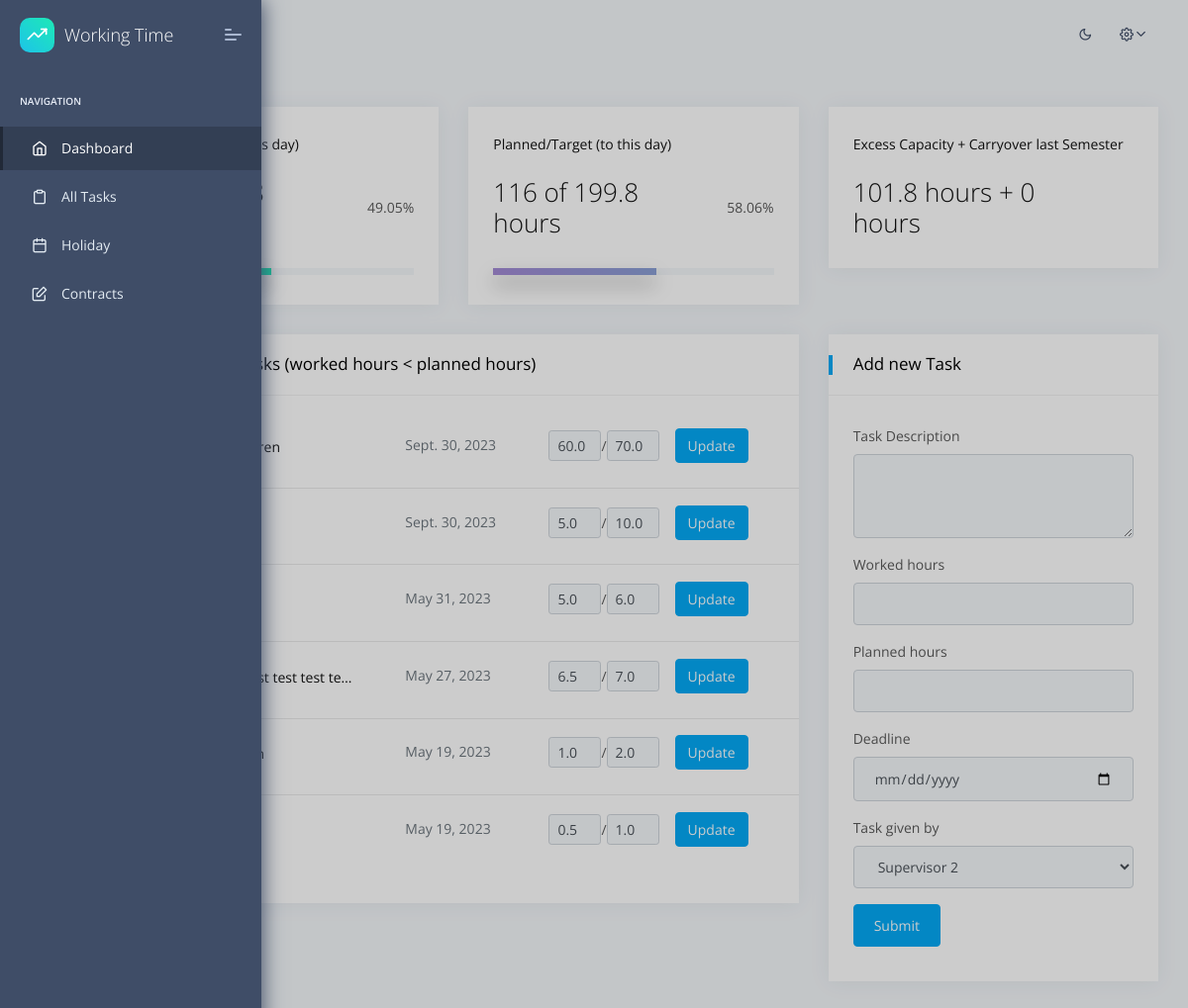
The app's page / (signed in), older data.
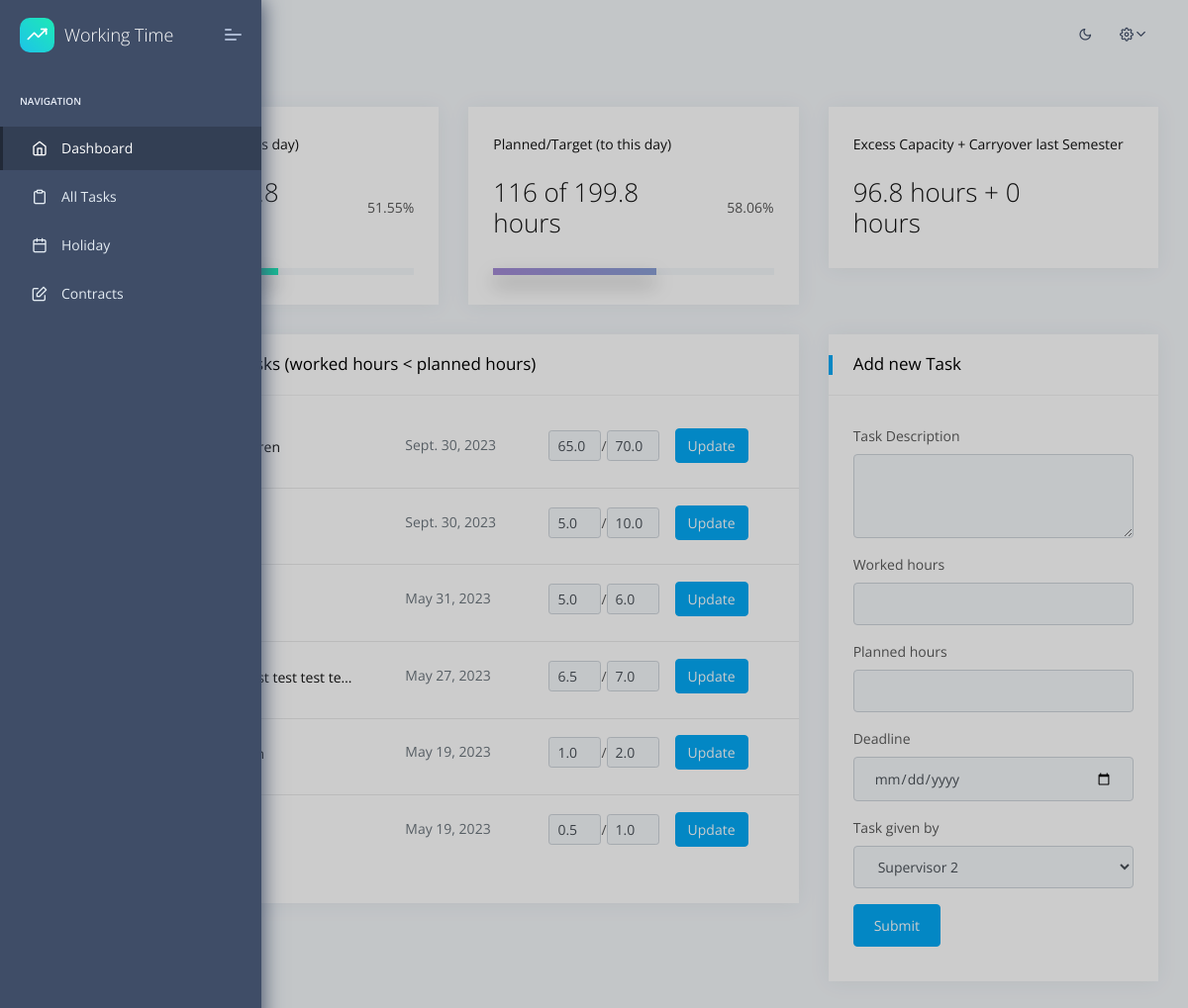
The same page, newer data.
### apps/home/models.py (models this page shows, shortened)
class Task(models.Model):
    id = models.AutoField(primary_key=True)
    assigned_to = models.ForeignKey(User, on_delete=models.CASCADE)
    assigner = models.ForeignKey(User, on_delete=models.CASCADE, related_name='assigner')
    task_text = models.TextField()
    total_hours = models.FloatField()
    worked_hours = models.FloatField()
    deadline = models.DateField()
    added = models.DateTimeField(auto_now_add=True)
    updated = models.DateTimeField(auto_now=True)
    class Meta:
        verbose_name = 'Task'
        verbose_name_plural = 'Tasks'
        ordering = ['id']

### apps/home/views.py (the view, shortened to what this page needs)
# urls.py: path('', views.index, name='home'),
@login_required(login_url="/login/")
def index(request: HttpRequest):
    logged_user = request.user
    if is_supervisor(logged_user) or is_shkofficer(logged_user):
        if request.method == 'POST' and is_supervisor(logged_user):
            if request.POST["formType"] == "newTask":
                t = Task(assigner = logged_user, assigned_to = User.objects.get(id=request.POST["taskGivenTo"]), task_text = request.POST["TaskDescription"], total_hours = request.POST["plannedHours"], worked_hours = 0, deadline = request.POST["deadline"])
                t.save()
        shks_data = []
        if is_supervisor(logged_user):
            shks = Contract.objects.filter(supervisor=logged_user) # TODO: filter out shks that are not active anymore
        else:
            shks = [Contract.objects.filter(user=user, contract_start_date__range=get_employment_time(user), contract_end_date__range=get_employment_time(user)).first() for user in User.objects.filter(groups__name='shk')]
        for shk in shks:
            hours_to_work, worked_hours, planned_hours, excess_hours = calc_working_time(shk.user)
            worked_hours_pct = round(worked_hours / hours_to_work * 100, 2) if worked_hours < hours_to_work else 100
            planned_hours_pct = round(planned_hours / hours_to_work * 100, 2) if planned_hours < hours_to_work else 100
            shks_data.append({
                'contract': shk,
                'worked_hours': worked_hours,
                'worked_hours_pct': worked_hours_pct,
                'planned_hours': planned_hours,
                'planned_hours_pct': planned_hours_pct,
                'difference_hours_pct': round(planned_hours_pct - worked_hours_pct, 2),
                'hours_to_work': hours_to_work,
                'excess_hours': excess_hours,
                'carry_over_hours_from_last_semester': shk.carry_over_hours_from_last_semester,
            })
        tasks = Task.objects.filter(assigned_to__in=[shk.user for shk in shks]).order_by('-deadline')[:10] # no filtering nessesary since we only get shks that are active
        context = {
            'segment': 'index',
            'shks': shks,
            'tasks': tasks,
            'shks_data': shks_data,
        }
        if is_supervisor(logged_user):
            html_template = loader.get_template('home/index_supervisor.html')
        else:
            html_template = loader.get_template('home/index_officer.html')
    else:
        hours_to_work, worked_hours, planned_hours, excess_hours = calc_working_time(logged_user)
        worked_hours_pct = round(worked_hours / hours_to_work * 100, 2) if worked_hours < hours_to_work else 100
        planned_hours_pct = round(planned_hours / hours_to_work * 100, 2) if planned_hours < hours_to_work else 100
        unfinished_tasks = Task.objects.filter(assigned_to=logged_user, worked_hours__lt = F('total_hours')).order_by('-deadline')
        supervisors = User.objects.filter(groups__name='supervisor')
        context = {
            'segment': 'index',
            'hours_to_work': hours_to_work,
            'worked_hours': worked_hours,
            'worked_hours_pct': worked_hours_pct,
            'planned_hours': planned_hours,
            'planned_hours_pct': planned_hours_pct,
            'carry_over_hours_from_last_semester': sum([contract.carry_over_hours_from_last_semester for contract in Contract.objects.filter(user=logged_user, contract_start_date__range=get_employment_time(logged_user), contract_end_date__range=get_employment_time(logged_user))]),
            'excess_hours': excess_hours,
            'tasks': unfinished_tasks,
            'supervisors': supervisors,
            'my_supervisor': Contract.objects.filter(user=logged_user).first().supervisor
        }
        html_template = loader.get_template('home/index.html')
    return HttpResponse(html_template.render(context, request))

### apps/context_processors.py (called while the page is built)
def cfg_assets_root(request):
    return { 'ASSETS_ROOT' : settings.ASSETS_ROOT }

### apps/home/views.py (called while the page is built)
def get_free_days(from_date: dt.date, to_date: dt.date) -> dict:
    all_holidays = hd.country_holidays("DE", subdiv = "SN", years = [y for y in range(from_date.year, to_date.year + 1)])
    free_days = {}
    for date, name in sorted(all_holidays.items()):
        if from_date <= date <= to_date:
            free_days[date] = name
    return free_days

def business_days(from_date: dt.date, to_date: dt.date) -> int:
    if to_date.weekday() >= 5:
        return np.busday_count(from_date, to_date)
    else:
        return np.busday_count(from_date, to_date) + 1

def calc_days_to_work(from_date: dt.date, to_date: dt.date) -> int:
    free_days = len(get_free_days(from_date, min(dt.date.today(), to_date)).keys())
    days_to_work = business_days(from_date, min(dt.date.today(), to_date)) - free_days
    return days_to_work

def is_supervisor(user: User) -> bool:
    return user.groups.filter(name='supervisor').exists()

def is_shkofficer(user: User) -> bool:
    return user.groups.filter(name='shkofficer').exists()

### apps/templates/home/index.html (shortened to what the changed rows need)
{% extends "layouts/base.html" %}
{% block content %}
    <div class="pcoded-main-container">
        <div class="pcoded-wrapper">
            <div class="pcoded-content">
                <div class="pcoded-inner-content">
                    <div class="main-body">
                        <div class="page-wrapper">
                            <div class="row">
                                <div class="col-md-6 col-xl-4">
                                    <div class="card daily-sales">
                                        <div class="card-block">
                                            <div class="row d-flex align-items-center">
                                                <div class="col-3 text-right">
                                                    <p class="m-b-0">{{ worked_hours_pct }}%</p>
                                                </div>
                                            </div>
                                        </div>
                                    </div>
                                </div>
                                <div class="col-md-12 col-xl-4">
                                    <div class="card yearly-sales">
                                        <div class="card-block">
                                            <div class="row d-flex align-items-center">
                                                <div class="col-9">
                                                    <h3 class="f-w-300 d-flex align-items-center  m-b-0">{{ excess_hours|floatformat }} hours + {{ carry_over_hours_from_last_semester|floatformat }} hours</h3>
                                                </div>
                                            </div>
                                        </div>
                                    </div>
                                </div>
                                <div class="col-xl-8 col-md-6">
                                    <div class="card Recent-Users">
                                        <div class="card-block px-0 py-3">
                                            <div class="table-responsive">
                                                <table class="table table-hover">
                                                    <tbody>
                                                    {% for task in tasks %}
                                                        <tr class="unread">
                                                            <td>
                                                                <h6 class="mb-1">{{ task.task_text|truncatechars_html:40}}</h6>
                                                            </td>
                                                            <td>
                                                                <h6 class="text-muted">{{ task.deadline }}</h6>
                                                            </td>
                                                            <td>
                                                                <form class="form-inline" action = "#" method = "POST">
                                                                    <div class="form-group input-group-sm mx-sm-3 mb-2">
                                                                        <input type="text" class="form-control" id="actualHours" value="{{ task.worked_hours }}" size="3" name = "actualHours">
                                                                        /
                                                                        <input type="text" class="form-control" id="plannedHours" value="{{ task.total_hours }}" size="3" name = "plannedHours">
                                                                    </div>
                                                                    <button type="submit" class="btn btn-primary mb-2 paddingZero">Update</button>
                                                                </form>
                                                            </td>
                                                        </tr>
                                                    {% endfor %}
                                                    </tbody>
                                                </table>
                                            </div>
                                        </div>
                                    </div>
                                </div>
                            </div>
                        </div>
                    </div>
                </div>
            </div>
        </div>
    </div>
{% endblock content %}

Row changes from the older to the newer data that the page shows:
changed Task (number 1 of 6 on the later page): actualHours "60.0" → "65.0"
Text that changed along with them:
{{ worked_hours_pct }}: "49.05" → "51.55"
{{ excess_hours|floatformat }}: "101.8" → "96.8"
